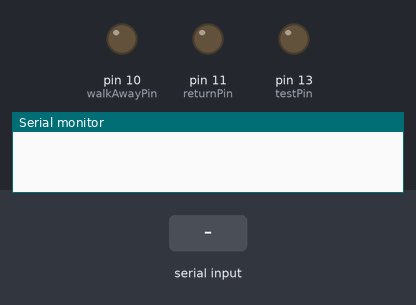
A sketch run on a simulated Arduino Uno, built with avr-gcc and run on an emulated ATmega328P. Shown: output pins drawn as LEDs (lit = HIGH), the last lines printed to the serial monitor. Dashed ring = blinking. Inputs (shaded band) come from the test bench.

Above: at 1.2 s.
1.3 s: "T90\n" received over Serial
At 1.55 s:
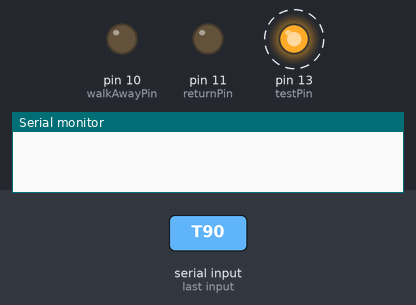
4.3 s: "R90\n" received over Serial
At 5.1 s:
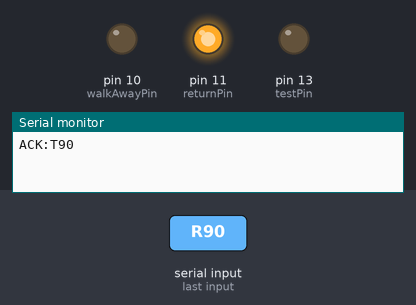
6.8 s: "W90\n" received over Serial
At 8.1 s:
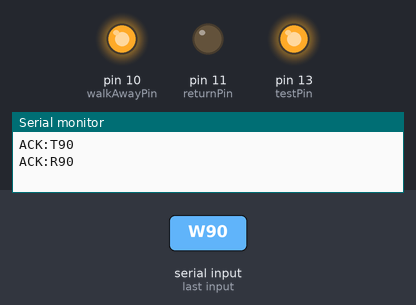
Timing chart, 0 to 13.4 s (numbered marks = the images above; inputs shaded):
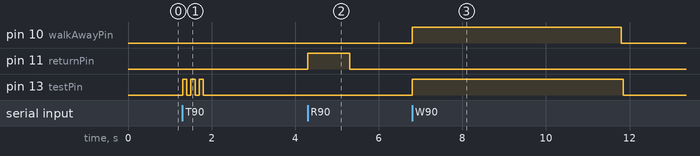

The sketch:

arduino_bluetooth.ino
```cpp
// Arduino sketch for Bluetooth communication with web app

// Define pins
const int walkAwayPin = 10;  // Pin for "walk away" action (e.g., LED or motor)
const int returnPin = 11;    // Pin for "return" action
const int testPin = 13;      // Built-in LED for connection testing

void setup() {
  // Initialize pins
  pinMode(walkAwayPin, OUTPUT);
  pinMode(returnPin, OUTPUT);
  pinMode(testPin, OUTPUT);

  // Initialize all outputs to LOW
  digitalWrite(walkAwayPin, LOW);
  digitalWrite(returnPin, LOW);
  digitalWrite(testPin, LOW);

  // Initialize serial for Bluetooth module (HC-05/HC-06 typically use 9600)
  Serial.begin(9600);
}

void loop() {
  // Check if data is available from Bluetooth
  if (Serial.available() > 0) {
    // Peek at first character to quickly check for Walk Away command
    if (Serial.peek() == 'W') {
      Serial.read(); // Consume the 'W'
      executeWalkAway();
      // Send acknowledgment back
      Serial.println("ACK:W");
    } else {
      // For other commands, process normally
      String command = Serial.readStringUntil('\n');
      command.trim();

      // Process commands
      if (command.length() > 0) {
        char firstChar = command.charAt(0);

        switch (firstChar) {
          case 'R':  // Return command
            executeReturn();
            break;

          case 'T':  // Test connection
            executeTest();
            break;

          case 'C':  // Custom command format: C:action:value
            handleCustomCommand(command.substring(1));
            break;

          case 'S':  // Status request
            sendStatusUpdate();
            break;

          default:
            // Unknown command - flash test LED briefly
            digitalWrite(testPin, HIGH);
            delay(50);
            digitalWrite(testPin, LOW);
            break;
        }

        // Send acknowledgment back
        Serial.print("ACK:");
        Serial.println(command);
      }
    }
  }

  // Priority check for Walk Away command (poll more frequently)
  if (Serial.available() > 0 && Serial.peek() == 'W') {
    Serial.read(); // Consume the 'W'
    executeWalkAway();
    // Send acknowledgment back
    Serial.println("ACK:W");
  }
}

// Execute walk away action
void executeWalkAway() {
  // Activate walk away indicator (e.g., LED or motor)
  digitalWrite(walkAwayPin, HIGH);
  digitalWrite(testPin, HIGH);  // Also light up built-in LED for visibility

  // Keep active for 5 seconds (matching web app timeout)
  delay(5000);

  // Turn off after timeout
  digitalWrite(walkAwayPin, LOW);
  digitalWrite(testPin, LOW);
}

// Execute return action
void executeReturn() {
  // Activate return indicator
  digitalWrite(returnPin, HIGH);
  delay(1000);
  digitalWrite(returnPin, LOW);
}

// Test Bluetooth connection with a brief LED flash
void executeTest() {
  for (int i = 0; i < 3; i++) {
    digitalWrite(testPin, HIGH);
    delay(100);
    digitalWrite(testPin, LOW);
    delay(100);
  }
}

// Handle custom commands in format C:action:value
void handleCustomCommand(String commandData) {
  int separatorIndex = commandData.indexOf(':');
  if (separatorIndex != -1) {
    String action = commandData.substring(0, separatorIndex);
    String value = commandData.substring(separatorIndex + 1);

    // Process different custom actions
    if (action == "LED") {
      // Control an LED with value as intensity or state
      int ledValue = value.toInt();
      // Add implementation here

      digitalWrite(testPin, ledValue > 0 ? HIGH : LOW);
    }
    else if (action == "MOTOR") {
      // Control a motor with value as speed or direction
      int motorValue = value.toInt();
      // Add motor control implementation here
    }
    // Add more custom actions as needed
  }
}

// Send current status to connected device
void sendStatusUpdate() {
  Serial.println("STATUS:READY");
  // Add code to read sensors or other status information
  // Example: Serial.print("TEMP:"); Serial.println(readTemperature());
}
```

Measured:
- after the input at 1.3 s, pin 13 (testPin): alternates HIGH for 0.10 s and LOW for 0.10 s, 6 changes in all, then stays LOW, starting at once
- after the input at 4.3 s, pin 11 (returnPin): LOW → HIGH at once, → LOW 1.0 s later
- after the input at 6.8 s, pin 10 (walkAwayPin): LOW → HIGH at once, → LOW 5.0 s later; pin 13 (testPin): LOW → HIGH at once, → LOW 5.1 s later
